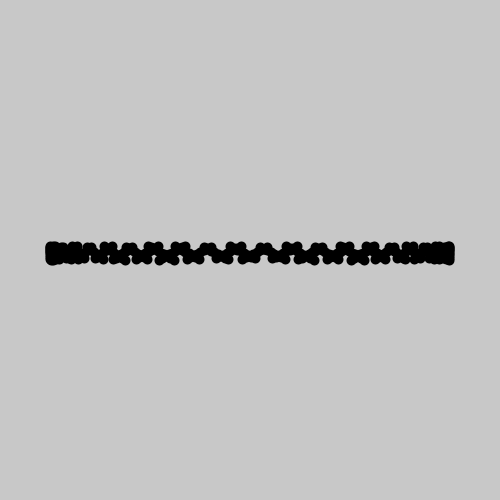
Frame 1 (no input)
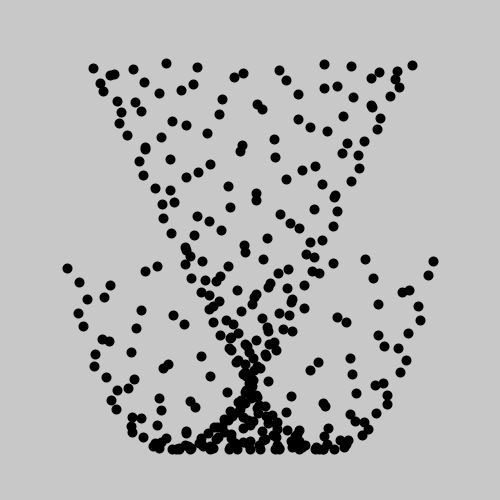
Frame 60 (the mouse pressed at the canvas centre just before this capture)
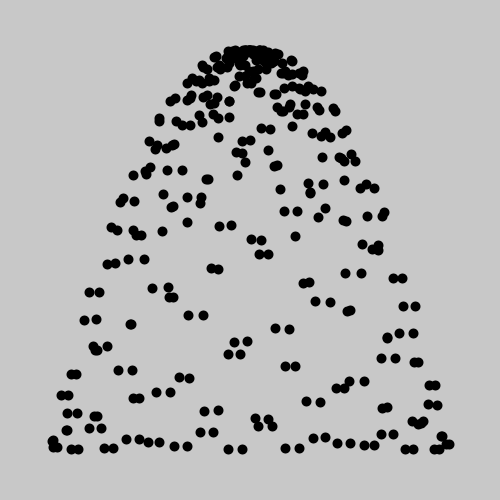
Frame 120 (the mouse held since frame 60 and released just before this capture)

The Processing sketch that drew these frames (run headless with seeded random() and noise(); from frame 60 on, the mouse is pressed at the canvas centre):

// Processing sketch: sintem
// ── sintem.pde
void setup(){
  size(500,500);
  draw_();
}

void mypoint(float x, float y){
  strokeWeight(10);
  point(x,y);
}

float transfo1(int alpha, float nois){
  
  float out = 0;
  
  out = cos(nois*alpha);
  out = sin(alpha)*out;
  
  return out;
  
}

float transfo2(int alpha, float nois){
  
  float out = 0;
  
  out = cos(alpha);
  out = sin(alpha*2*nois)*cos(out*nois);
  
  return out;
  
}

void draw_(){
  background(200);
  translate(width/2, height/2);
  int mxi = 360;
  float r = 200;
  for (int alpha = 0; alpha<mxi; alpha++){
    float x = transfo1(alpha+100, float(frameCount)/10000)*r;
    float y = transfo2(alpha-100, float(frameCount)/10000)*r;
    mypoint(x,y);
  }
}

void draw4_(){
  background(200);
  translate(width/2, height/2);
  int mxi = 360;
  float r = 200;
  for (int alpha = 0; alpha<mxi; alpha++){
    float x = transfo1(alpha, float(frameCount)/10000)*r;
    float y = transfo2(alpha, float(frameCount)/10000)*r;
    mypoint(x,y);
  }
}

void draw3_(){
  background(200);
  translate(width/2, height/2);
  int mxi = 360;
  float r = 200;
  for (int alpha = 0; alpha<mxi; alpha++){
    float x = transfo1(alpha, float(frameCount)/10000)*r;
    float y = transfo1(alpha*2, float(frameCount)/10000)*r;
    mypoint(x,y);
  }
}


void draw2_(){
  background(200);
  translate(width/2, height/2);
  int mxi = 360;
  float r = 200;
  for (int alpha = 0; alpha<mxi; alpha++){
    float x = transfo1(alpha, float(frameCount)/10000)*r;
    float y = transfo1(mxi-alpha, float(frameCount)/10000)*r;
    mypoint(x,y);
  }
}

void draw1_(){
  background(200);
  translate(width/2, height/2);
  int mxi = 360;
  float r = 200;
  for (int alpha = 0; alpha<mxi; alpha++){
    float x = transfo1(alpha, float(frameCount)/10000)*r;
    float y = sin(alpha)*r;
    mypoint(x,y);
  }
}

void draw(){
  draw_();
}
